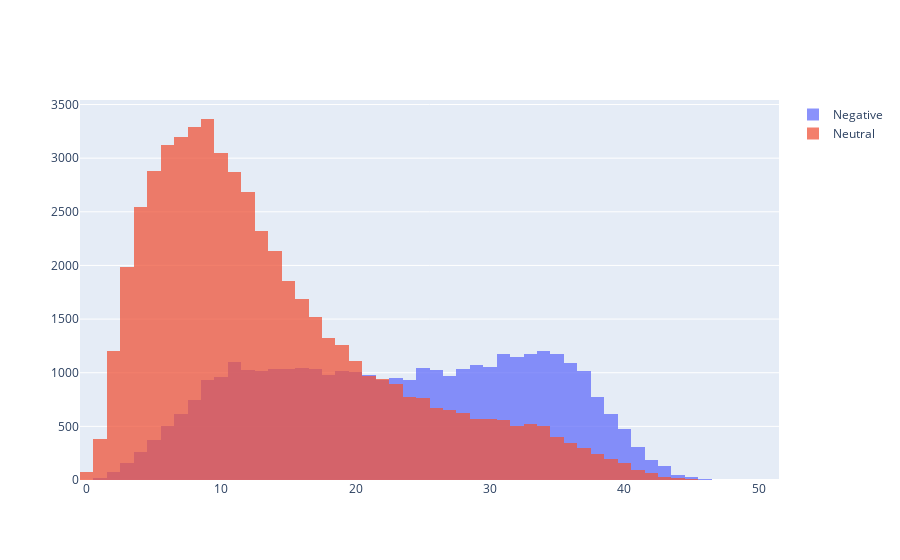

Source (notebook cell):
### Code cell
total_negative_words = []
for sentence in all_negative_tweets:
    total_negative_words.append(sentence.count(' '))

total_neutral_words = []
for sentence in all_neutral_tweets:
    total_neutral_words.append(sentence.count(' '))
    
import plotly.graph_objects as go
import numpy as np

x0 = np.array(total_positive_words)
x1 = np.array(total_negative_words)
x2 = np.array(total_neutral_words)

fig = go.Figure()
fig.add_trace(go.Histogram(x=x1, name = 'Negative'))
fig.add_trace(go.Histogram(x=x2, name = 'Neutral'))

# Overlay both histograms
fig.update_layout(barmode='overlay')
# Reduce opacity to see both histograms
fig.update_traces(opacity=0.75)
fig.show()

### Figure 1 — Plotly figure (JSON) as saved in the notebook; plotly's stock layout.template omitted (floating-point values rounded to 4 significant figures; data arrays with more than 128 entries replaced by an {"elided": "..."} marker saying what was removed)
{"data": [{"name": "Negative", "opacity": 0.75, "type": "histogram", "x": {"elided": "35510 int values"}}, {"name": "Neutral", "opacity": 0.75, "type": "histogram", "x": {"elided": "55213 int values"}}], "layout": {"barmode": "overlay"}}
